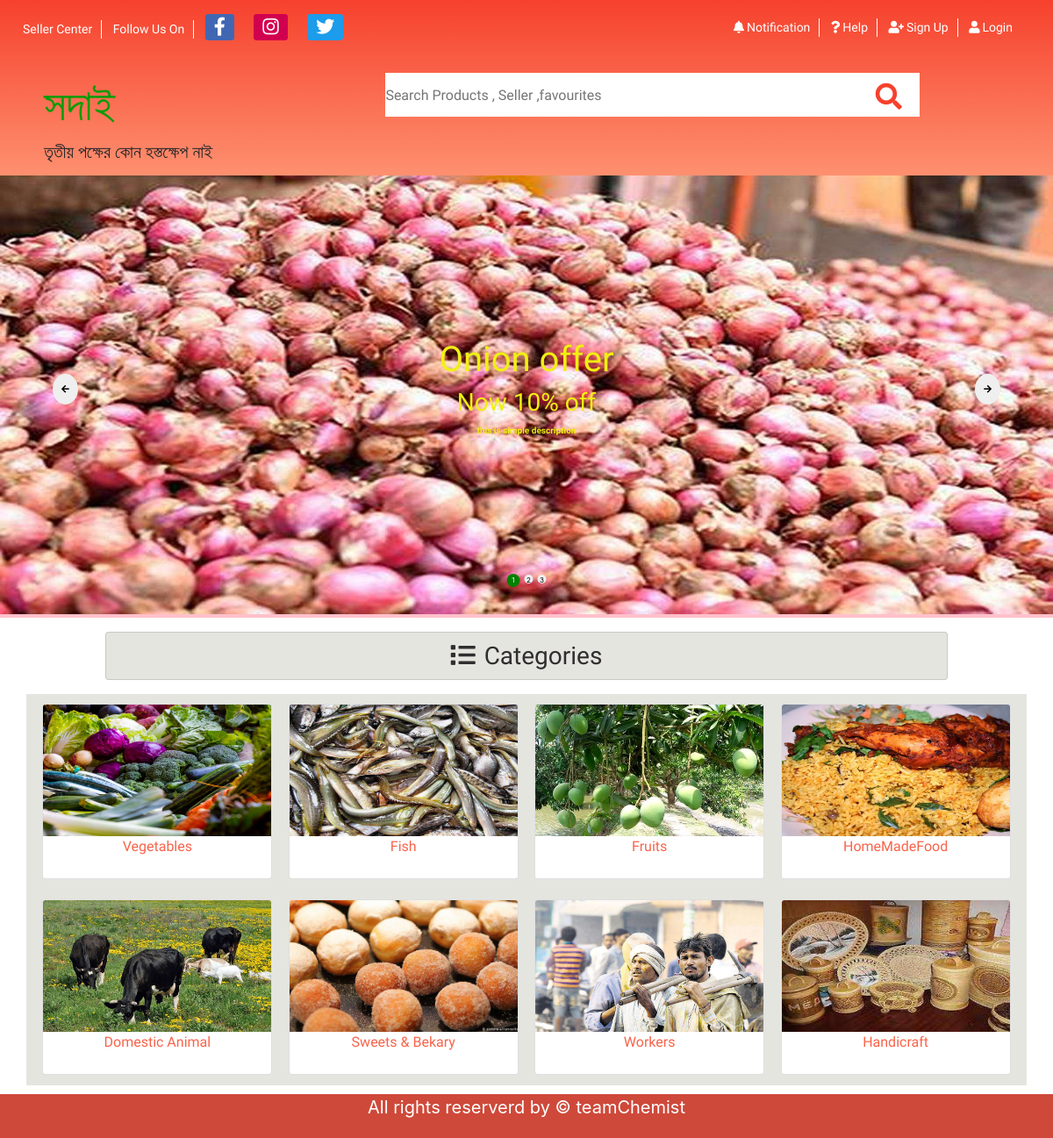
Screenshot of /sodai/home/ with the database file from the repository.
### shopUser/models.py (models this page shows, shortened)
class CurrentOffer(models.Model):
    offerName=models.CharField(max_length=200)
    description=models.TextField()
    created_on = models.DateTimeField(auto_now_add=True)
    percentage=models.PositiveIntegerField(default=0)
    offerImage=models.ImageField(upload_to='OfferImage/',blank=False,null=True)
    class Meta:
        ordering = ['created_on']

class Category(models.Model):
    name=models.CharField(max_length=200)
    categoryImage=models.ImageField(upload_to='categoryImage/',blank=False,null=True)

### shopUser/views.py (the view)
# urls.py: path('home/',userViews.HomeView,name="home") ,
def HomeView(request):
    context={}
    offerlist=CurrentOffer.objects.all()
    categorylist=Category.objects.all()
    context["offerlist"]=offerlist
    context["categorylist"]=categorylist
    return render(request,'base.html',context)

### templates/base.html (shortened to what this page needs)
{% load static %}
<!DOCTYPE html>
<html lang="en">
<head>
    <link rel="stylesheet" href="https://stackpath.bootstrapcdn.com/bootstrap/4.4.1/css/bootstrap.min.css">
    <link rel="stylesheet" href="https://cdnjs.cloudflare.com/ajax/libs/font-awesome/5.11.2/css/all.min.css">
    <link rel="stylesheet" href="{% static 'vendorCss/slick.css'%}">
    <link rel="stylesheet" href="{% static 'css/base.css' %}">
</head>
<body>
    <div class="navbarAndSearch">
     <div class="navbar mt-2">
         <ul class="left-ul">
             <li><a href="#">Seller Center</a></li>
             <li><a href="#">Follow us on </a> </li>
             <li><a class="social-links fb" href="#"><i class="fab fa-facebook-f"></i></a></li>
             <li><a class="social-links instagram" href="#"><i class="fab fa-instagram"></i></a></li>
             <li><a class="social-links twitter" href="#"><i class="fab fa-twitter"></i></a></li>
         </ul>
         <ul class="right-ul">
            <li><a href="#"><i class="fa fa-bell"></i>Notification</a></li>
            <li><a href="#"><i class="fa fa-question"></i>Help</a></li>
            {% if user.is_authenticated %}
            <li><a href="#"><i class="fa fa-user"></i>{{user.username}}</a></li>
            <li><a href="{% url 'logout' %}"><i class="fas fa-sign-out-alt"></i>Logout</a></li>
            {%else %}
            <li><a href="{% url 'signup'%}"><i class="fa fa-user-plus"></i>Sign Up</a></li>
            <li><a href="{% url 'login'%}"><i class="fa fa-user"></i>Login</a></li>
            {% endif %}
         </ul>
     </div>
     <div class="section group" style="margin-left: 50px;">
         <div class="logo">
              <a href="{% url 'home'%}">সদাই</a>
             <span>তৃতীয় পক্ষের কোন হস্তক্ষেপ নাই</span>
         </div>
         <div class="searchbar">
            <input class="form-group" type="text" placeholder="Search Products , Seller ,favourites">
            <a href="#"><i class="fa fa-search"></i></a>
         </div>
     </div>
    </div>
    {%block Carousal%}
    <div class="carousal-slide">
        {% for offer in offerlist %}
        <div class="single-slide" style=" background-image:url(..{{offer.offerImage.url}} );">
            <div class="inner-text">
                <h1>{{offer.offerName}}</h1>
                <h3>Now {{offer.percentage }}% off</h3>
                <p>this is simple description</p>
            </div>
        </div>
        {% endfor %}
    </div>
    {%endblock Carousal%}
    {% block content%}
     <div class="categories ">
         <div class="category-header section group my-3 card">
             <h3 class="card-text"><i class="fa fa-list "></i>Categories</h3>
         </div>
         <div class="imageAndDesc section group">
            {%for category in categorylist %}
            <div class="item card">
                 <img src="..{{category.categoryImage.url}}" id="categoyImg">
                 <a href="#" class="card-text mt-2">{{category.name}}</a>
            </div>
            {% endfor %}
         </div>
     </div>
    {% endblock content %}
    <div class="footer">
        <p>All rights reserverd by &copy; teamChemist</p>
    </div>
</body>
</html>

### static/css/base.css (style rules this page uses)
* { margin: 0; padding: 0; box-sizing: border-box; }
body { font-size: 62.5%; }
ul { list-style-type: none; }
.fb { background-color: #4267B2; }
.instagram { background-color: #D1004F; }
.twitter { background-color: #1C9CEA; }
.section { clear: both; padding: 0; margin: 0; }
.group:before, .group:after { content: ""; display: table; }
.group:after { clear: both; }
.group { zoom: 1; }
.navbarAndSearch { font-family: 'Source Sans Pro', sans-serif; position: relative; background: #f6412d; background: linear-gradient(#f6412d, rgba(253, 97, 50, 0.7)); width: 100%; overflow: hidden; }
.navbarAndSearch .left-ul { float: left; }
.navbarAndSearch .left-ul li { display: inline-block; font-size: 1.4em; text-transform: capitalize; padding: 0 10px; }
.navbarAndSearch .left-ul li a { color: #fff; text-decoration: none; }
.navbarAndSearch .left-ul .social-links { font-size: 1.5em; padding: 3px 10px; border-radius: 10%; }
.navbarAndSearch .left-ul li:nth-child(1), .navbarAndSearch .left-ul li:nth-child(2) { border-right: 1px solid #fff; }
.navbarAndSearch .right-ul { float: right; margin-right: 20px; }
.navbarAndSearch .right-ul li { display: inline-block; font-size: 1.4em; text-transform: capitalize; padding: 0 10px; border-right: 1px solid #fff; }
.navbarAndSearch .right-ul li a { color: #fff; text-decoration: none; }
.navbarAndSearch .right-ul li i { margin-right: 3px; }
.navbarAndSearch .right-ul li:last-child { border-right: none; }
.logo, .searchbar { display: block; float: left; margin: 1% 0 1% 1.6%; }
.logo { margin-left: 0; width: 32.26%; }
.logo a { font-size: 5em; color: #089c08; text-decoration: none; display: block; }
.logo span { font-size: 2em; }
.searchbar { width: 66.13%; }
.searchbar input { width: 80%; float: left; border: none; height: 50px; font-size: 1.6em; }
.searchbar a { display: inline-block; height: 50px; margin-left: -50px; margin-top: 5px; font-size: 3em; color: #f6412d; text-align: center; }
.categories { position: relative; overflow: hidden; font-family: 'Source Sans Pro', sans-serif; }
.categories .category-header { background: #e5e5e0; width: 80%; margin: 0 auto; color: #302e2e; padding: 10px 0; }
.categories .category-header h3 { text-align: center; }
.categories .category-header h3 i { margin-right: 10px; }
.categories .imageAndDesc { width: 95%; margin: 10px auto; background: #e5e5e0; }
.categories .imageAndDesc .item { position: relative; margin: 10px 2%; float: left; display: block; margin: 1% 0 1% 1.6%; width: 23%; height: 200px; text-align: center; overflow: hidden; }
.categories .imageAndDesc .item #categoyImg { width: 110%; height: 150px; }
.categories .imageAndDesc .item a { font-size: 1.6em; font-family: 'Source Sans Pro', sans-serif; color: #f9634a; text-decoration: none; }
.carousal-slide { width: 100%; position: relative; margin: 0 auto; background: pink; box-sizing: border-box; }
.single-slide { height: 500px; position: relative; font-family: 'Source Sans Pro', sans-serif; overflow: hidden; background-repeat: no-repeat; background-position: center center; background-size: 100% 100%; }
.inner-text { position: absolute; top: 50%; left: 50%; transform: translate(-50%, -50%); color: #f0f012; font-weight: 800; text-align: center; }
.footer { background: #ce493a; height: 50px; text-align: center; font-size: 2em; color: #fff; }

### rows the page displays
CurrentOffer: offerImage (picture), offerName "Onion offer", percentage "10"
Category: categoryImage (picture), name "Vegetables"
Category: categoryImage (picture), name "Fish"
Category: categoryImage (picture), name "Fruits"
Category: categoryImage (picture), name "HomeMadeFood"
Category: categoryImage (picture), name "Domestic Animal"
Category: categoryImage (picture), name "Sweets & Bekary"
Category: categoryImage (picture), name "Workers"
Category: categoryImage (picture), name "Handicraft"
